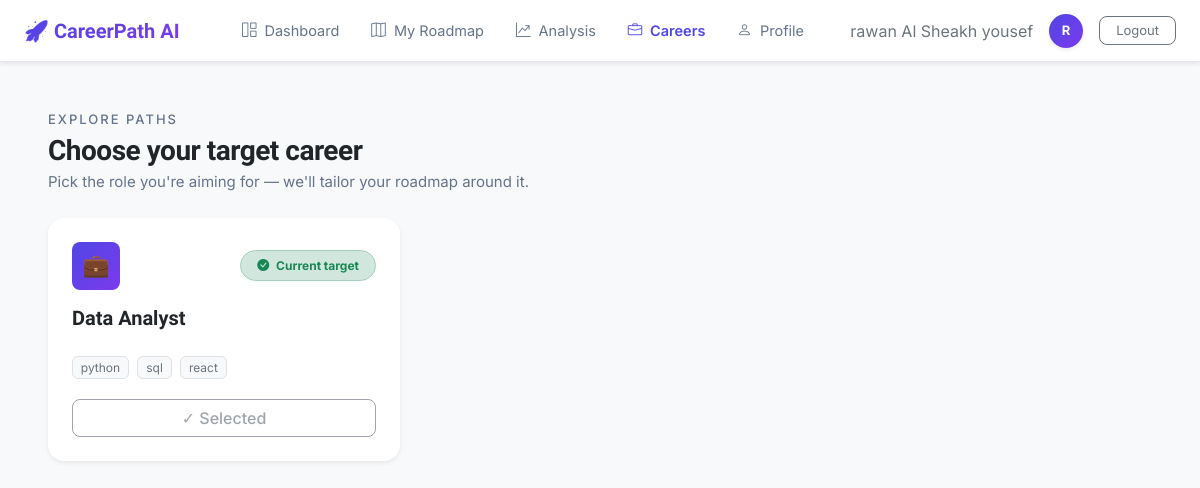
Page /careers/ (signed in) on the committed database.
### accounts/models.py (models this page shows, shortened)
class User(AbstractBaseUser, PermissionsMixin):
    email = models.EmailField("email address", unique=True)
    full_name = models.CharField("full name", max_length=150, blank=True)
    is_active = models.BooleanField(default=True)
    is_staff = models.BooleanField(default=False)
    date_joined = models.DateTimeField(auto_now_add=True)
    objects = UserManager()
    USERNAME_FIELD = "email"
    REQUIRED_FIELDS = []  # email & password are prompted by default
    class Meta:
        verbose_name = "user"
        verbose_name_plural = "users"

### careers/models.py (models this page shows, shortened)
class Career(models.Model):
    title = models.CharField(max_length=150, unique=True) # مثل: Data Analyst
    description = models.TextField()
    required_skills = models.ManyToManyField(Skill, through='CareerSkill', related_name='careers')

class Skill(models.Model):
    name = models.CharField(max_length=100, unique=True)
    category = models.CharField(max_length=100, blank=True, null=True) # مثل: Technical, Soft Skill
    def __init__(self, *args, **kwargs):
        super().__init__(*args, **kwargs)

### careers/views.py (the view)
# urls.py: path('', views.career_list, name='list'),
@login_required
def career_list(request):
    careers = Career.objects.all().prefetch_related('required_skills')
    selected = SelectedCareer.objects.filter(user=request.user).first()
    selected_id = selected.career_id if selected else None
    context = {
        'careers': careers,
        'selected_id': selected_id,
    }
    return render(request, 'careers/careers.html', context)

### careers/templates/careers/careers.html (shortened to what this page needs)
{% extends 'dashboard/base.html' %}
{% block content %}
<div class="mb-4">
  <div style="font-size: 13px; color: #64748B; text-transform: uppercase; letter-spacing: 2px; margin-bottom: 4px; font-weight: 500;">Explore paths</div>
  <h1 class="ff-sora fw-bold text-dark mb-1" style="font-size: 28px; letter-spacing: -0.5px;">Choose your target career </h1>
  <p style="font-size: 15px; color: #64748B; margin-bottom: 0;">Pick the role you're aiming for — we'll tailor your roadmap around it.</p>
</div>
{% if careers %}
<div class="row g-4">
  {% for career in careers %}
  <div class="col-md-6 col-lg-4">
    <div class="card border-0 shadow-sm rounded-4 h-100 cp-card-hover">
      <div class="card-body p-4 d-flex flex-column">
        <div class="d-flex align-items-center justify-content-between mb-3">
          <div class="bg-gradient-custom text-white d-flex align-items-center justify-content-center rounded-3"
               style="width: 48px; height: 48px; font-size: 22px;">
            💼
          </div>
          {% if career.id == selected_id %}
            <span class="badge bg-success-subtle text-success border border-success-subtle px-3 py-2 rounded-pill">
              <i class="bi bi-check-circle-fill me-1"></i> Current target
            </span>
          {% endif %}
        </div>
        <h5 class="ff-sora fw-bold text-dark mb-2">{{ career.title }}</h5>
        {% if career.required_skills.all %}
        <div class="mb-3">
          {% for skill in career.required_skills.all|slice:":4" %}
            <span class="badge bg-light text-secondary border me-1 mb-1 fw-normal" style="font-size: 12px;">{{ skill.name }}</span>
          {% endfor %}
        </div>
        {% endif %}
        <form method="post" action="{% url 'careers:choose' career.id %}" class="mt-auto">
          {% if career.id == selected_id %}
            <button type="submit" class="btn btn-outline-secondary w-100 rounded-3" style="font-weight: 500;" disabled>
              ✓ Selected
            </button>
          {% else %}
            <button type="submit" class="btn bg-gradient-custom text-white w-100 border-0 btn-custom-primary rounded-3" style="font-weight: 500;">
              Choose this path
            </button>
          {% endif %}
        </form>
      </div>
    </div>
  </div>
  {% endfor %}
</div>
{% endif %}
{% endblock %}

### dashboard/templates/dashboard/base.html (shortened to what this page needs)
{% load static %}
<!DOCTYPE html>
<html lang="en">
<head>
  <link href="https://cdn.jsdelivr.net/npm/bootstrap@5.3.2/dist/css/bootstrap.min.css" rel="stylesheet">
  <link href="https://cdn.jsdelivr.net/npm/bootstrap-icons@1.11.3/font/bootstrap-icons.min.css" rel="stylesheet">
</head>
<body>
  <nav class="navbar navbar-expand-lg sticky-top bg-white border-bottom shadow-sm" style="height: 62px; border-color: #E5E7EB !important;">
    <div class="container-fluid px-4">
      <a class="navbar-brand ff-sora fw-bold fs-5 text-gradient-custom" href="/dashboard/">🚀 CareerPath AI</a>
      <div class="collapse navbar-collapse" id="cpNav">
        <div class="mx-auto d-flex align-items-center gap-2 my-3 my-lg-0">
          <a href="{% url 'dashboard:home' %}" class="cp-nav-link {% if request.resolver_match.app_name == 'dashboard' %}active{% endif %}">
            <i class="bi bi-grid-1x2 me-1"></i> Dashboard
          </a>
          <a href="{% url 'roadmap:home' %}" class="cp-nav-link {% if request.resolver_match.app_name == 'roadmap' %}active{% endif %}"><i class="bi bi-map me-1"></i> My Roadmap</a>
        <a href="{% url 'analysis:home' %}" class="cp-nav-link {% if request.resolver_match.app_name == 'analysis' %}active{% endif %}">
          <i class="bi bi-graph-up-arrow me-1"></i> Analysis
        </a>
       <a href="{% url 'careers:list' %}" class="cp-nav-link {% if request.resolver_match.app_name == 'careers' %}active{% endif %}"><i class="bi bi-briefcase me-1"></i> Careers</a>
		  <a href="{% url 'dashboard:profile' %}" class="cp-nav-link {% if request.resolver_match.url_name == 'profile' %}active{% endif %}"><i class="bi bi-person me-1"></i> Profile</a>
        </div>
        <div class="d-flex align-items-center gap-3">
          <span class="fs-6 text-secondary d-none d-sm-inline">{{ user.full_name|default:user.email }}</span>
          <div class="bg-gradient-custom text-white d-flex align-items-center justify-content-center rounded-circle fw-bold shadow-sm"
               style="width: 34px; height: 34px; font-size: 13px;">
            {{ user.full_name|default:user.email|first|upper }}
          </div>
          <a href="{% url 'logout' %}" class="btn btn-sm btn-outline-secondary px-3" style="border-radius: 8px; font-size: 13px;">
            Logout
          </a>
        </div>
      </div>
    </div>
  </nav>
  <div class="p-4 p-md-5">
    {% block content %}{% endblock %}
  </div>
</body>
</html>

### dashboard/templates/dashboard/base.html (style rules this page uses)
body { font-family: 'Inter', sans-serif; background-color: #F8F9FA; color: #0F1419; min-height: 100vh; }
.ff-sora { font-family: 'Sora', sans-serif; }
.bg-gradient-custom { background: linear-gradient(135deg, #4F46E5, #7C3AED) !important; }
.text-gradient-custom { background: linear-gradient(135deg, #4F46E5, #7C3AED); -webkit-background-clip: text; -webkit-text-fill-color: transparent; background-clip: text; }
.cp-card-hover { transition: box-shadow .2s; }
.cp-nav-link { font-size: 14.5px; color: #64748B; text-decoration: none; padding: 6px 12px; border-radius: 8px; transition: all 0.2s ease; }
.cp-nav-link.active { color: #4F46E5; font-weight: 600; }

### rows in the picture
User: full_name "rawan Al Sheakh yousef", full_name|first "R"
Career: shows "Current target", title "Data Analyst", shows "✓ Selected"
Skill: name "python"
Skill: name "sql"
Skill: name "react"
